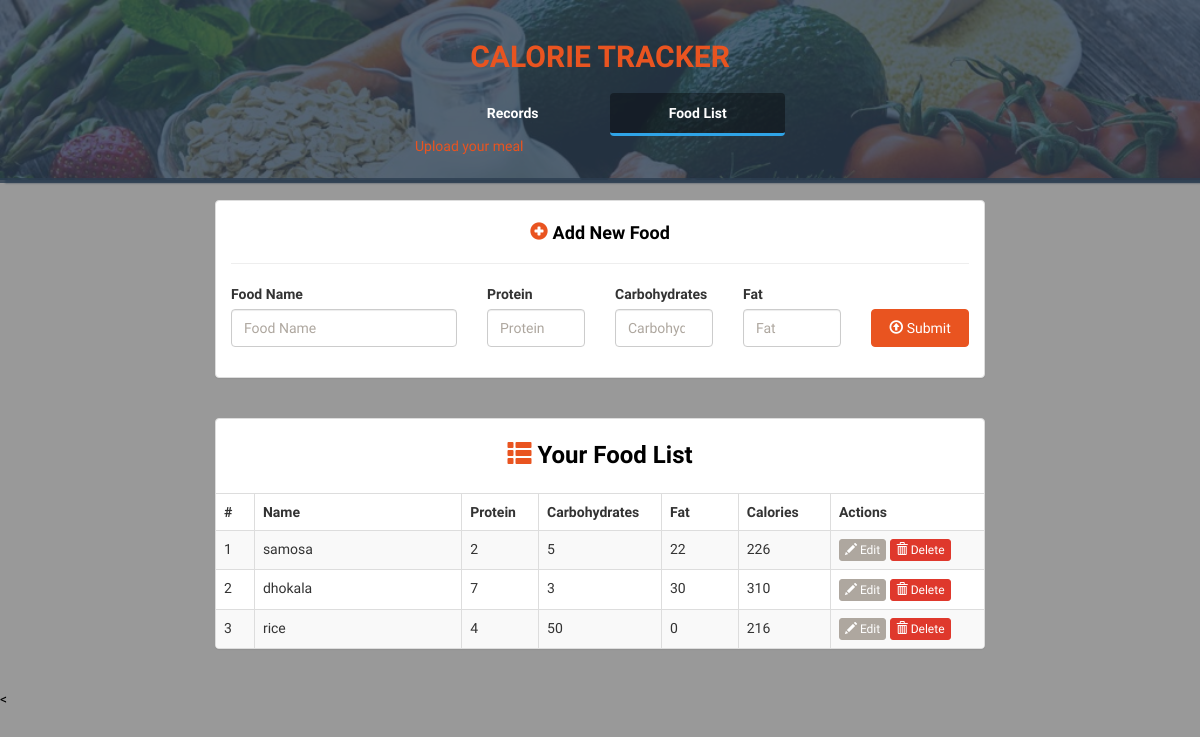
Page /add on the committed database.
### models.py (models this page shows)
class Food(db.Model):
    id = db.Column(db.Integer, primary_key=True,autoincrement=True)
    name = db.Column(db.String(50), nullable=False)
    proteins = db.Column(db.Integer, nullable=False)
    carbs = db.Column(db.Integer, nullable=False)
    fats = db.Column(db.Integer, nullable=False)
    @property
    def calories(self):
        return (self.proteins * 4) + (self.carbs * 4) + (self.fats * 9)

### app.py (the view)
@app.route('/add')
def add():
    foods = Food.query.all()
    return render_template('add.html', foods=foods, food=None)

### templates/add.html (shortened to what this page needs)
<!DOCTYPE html>
<html lang="en">
	<head>
		<link rel="stylesheet" href="{{ url_for('static', filename='bs/css/united.min.css') }}" />
		<link rel="stylesheet" href="{{ url_for('static', filename='styles.css') }}" />
	</head>
	<body>
		<div class="container-fluid" id="wrapper">
			<div class="row" id="homeJumbo">
				<div class="overlay"></div>
				<div class="col-lg-12">
					<h1>
						<a href="{{ url_for('index') }}">CALORIE TRACKER</a>
					</h1>
					<div class="row t20">
						<div class="col-lg-4 col-lg-offset-4">
							<ul class="nav nav-pills nav-justified">
							  <li role="presentation">
							  	<a href="{{ url_for('index') }}" title="Home">Records</a>
							  </li>
							  <li role="presentation" class="active">
							  	<a href="{{ url_for('add') }}" title="Add Food Item">Food List</a>
							  </li>
							  <l1 role="presentation">
								<a href="{{ url_for('upload_file') }}" title="Add Food Item">Upload your meal</a>
							</ul>
						</div>
					</div>
				</div>
			</div>
			<div class="row t20">
				<div class="col-lg-8 col-lg-offset-2">
					<div class="panel panel-default">
						<div class="panel-body">
							<h4 class="lean-h text-black text-center">
								<i class="glyphicon glyphicon-plus-sign text-primary"></i> Add New Food
							</h4>
							<hr />
							<form action="{{ url_for('add') }}" method="POST" role="form">
								<div class="row">
									<div class="col-lg-4">
										<div class="form-group">
											<label for="food-name">Food Name</label>
						                  	<input type="text" class="form-control" id="food-name" name="food-name" placeholder="Food Name" value="{{ food.name }}" autofocus required>
										</div>
									</div>
									<div class="col-lg-2">
										<div class="form-group">
						                  <label for="protein">Protein</label>
						                  <input type="number" class="form-control" id="protein" name="protein" placeholder="Protein" value="{{ food.proteins }}" required>
						                </div>
									</div>
									<div class="col-lg-2">
										<div class="form-group">
						                  <label for="carbohydrates">Carbohydrates</label>
						                  <input type="number" class="form-control" id="carbohydrates" name="carbohydrates" placeholder="Carbohydrates" value="{{ food.carbs }}" required>
						                </div>
									</div>
									<div class="col-lg-2">
										<div class="form-group">
						                  <label for="fat">Fat</label>
						                  <input type="number" class="form-control" id="fat" name="fat" placeholder="Fat" value="{{ food.fats }}" required>
						                </div>
									</div>
									<div class="col-lg-2">
										<div class="form-group">
											<button type="submit" class="btn btn-primary btn-block">
												<i class="glyphicon glyphicon-upload"></i> Submit
											</button>
										</div>
									</div>
								</div>
							</form>
						</div>
					</div>
				</div>
			</div>
			<div class="row t20">
				<div class="col-lg-8 col-lg-offset-2">
					<div class="panel panel-default">
						<div class="panel-body">
							<h3 class="lean-h text-black text-center">
								<i class="glyphicon glyphicon-th-list text-primary"></i> Your Food List
							</h3>
						</div>
						<div class="table-responsive">
							<table class="table table-striped table-hover table-bordered">
								<thead>
									<tr>
										<th style="width: 5%;">#</th>
										<th>Name</th>
										<th style="width: 10%;">Protein</th>
										<th style="width: 16%;">Carbohydrates</th>
										<th style="width: 10%;">Fat</th>
										<th style="width: 12%;">Calories</th>
										<th style="width: 20%;">Actions</th>
									</tr>
								</thead>
								<tbody>
									{% for food in foods %}
									<tr>
										<td>{{ food.id }}</td><td>{{ food.name }}</td><td>{{ food.proteins }}</td>
										<td>{{ food.carbs }}</td><td>{{ food.fats }}</th><td>{{ food.calories }}</td>
										<td>
											<a href="{{ url_for('edit_food', food_id=food.id) }}" class="btn btn-default btn-xs">
												<i class="glyphicon glyphicon-pencil"></i> Edit
											</a>
											<a href="{{ url_for('delete_food', food_id=food.id) }}" class="btn btn-danger btn-xs">
												<i class="glyphicon glyphicon-trash"></i> Delete
											</a>
										</td>
									</tr>
									{% endfor %}
								</tbody>
							</table>
						</div>
					</div>
				</div>
			</div>
			<footer>
				<div class="row pad">
					<
				</div>
			</footer>
		</div>
	</body>
</html>

### static/styles.css (style rules this page uses)
body { background: rgba(0, 0, 0, .4); font-family: 'Ubuntu', sans-serif; }
#homeJumbo { position: relative; min-height: 180px; background: rgba(120, 125, 129, 0.26); background-image: url('./img/food1.jpg'); background-size: cover; background-repeat: no-repeat; border-bottom: 2px solid rgba(44, 62, 80, .8); box-shadow: 7px 1px 2px 2px rgba(44, 62, 80, .8); }
#homeJumbo > div.overlay { position: absolute; height: 183px; width: 100%; background: rgba(44, 62, 80, .8); }
#homeJumbo h1 { font-size: 30px; color: #e95420; font-family: 'Oswald'; text-align: center; padding-top: 20px; font-weight: bolder; }
#homeJumbo h1 > a { color: #e95420; text-decoration: none; }
.t20 { margin-top: 20px; }
.nav-pills>li.active>a, .nav-pills>li.active>a:hover, .nav-pills>li.active .nav-pills>li.active>a:focus { color: white; border-bottom: 3px solid #2fa4e7; font-weight: bolder; background: rgba(0, 0, 0, .4); }
.nav-justified>li>a { color: white; font-weight: bolder; }
.lean-h { margin-top: 5px; margin-bottom: 10px; font-weight: bolder; }
.text-black { color: black !important; }
footer { margin-top: 20px; color: black; margin-bottom: 20px; }

### rows in the picture
Food: id "1", name "samosa", proteins "2", carbs "5", fats "22", calories "226"
Food: id "2", name "dhokala", proteins "7", carbs "3", fats "30", calories "310"
Food: id "3", name "rice", proteins "4", carbs "50", fats "0", calories "216"
